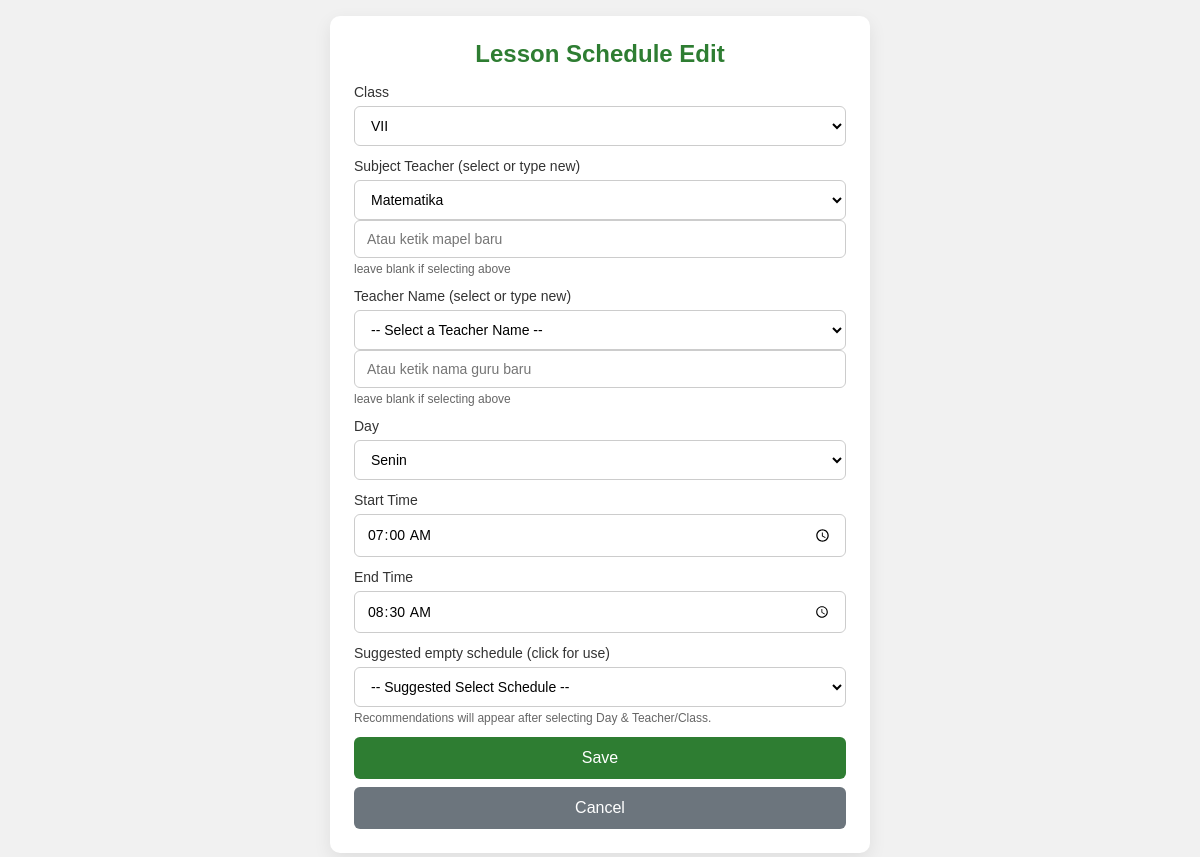
Page /php/edit_lesson.php?id=1 on the committed database.
### tables this page shows
CREATE TABLE `lesson_schedule` (
  `id` int(11) NOT NULL,
  `class` varchar(10) NOT NULL,
  `subject` varchar(100) NOT NULL,
  `teacher` varchar(100) NOT NULL,
  `day` varchar(20) NOT NULL,
  `time_start` time NOT NULL,
  `time_end` time NOT NULL
);

CREATE TABLE `users` (
  `id` int(11) NOT NULL,
  `name` varchar(100) NOT NULL,
  `subject` varchar(50) NOT NULL,
  `email` varchar(100) NOT NULL,
  `username` varchar(50) NOT NULL,
  `password` varchar(255) NOT NULL,
  `role` enum('teacher','headmaster') NOT NULL DEFAULT 'teacher'
);

### php/edit_lesson.php (the view, shortened to what this page needs)
<?php
if (isset($koneksi) && $koneksi instanceof mysqli) {
    $db = $koneksi;
} elseif (isset($conn) && $conn instanceof mysqli) {
    $db = $conn;
} else {
    $db = mysqli_connect('localhost','root','','smp');
    if (!$db) die("Koneksi fallback gagal: " . mysqli_connect_error());
}
$id = $_GET['id'] ?? '';
$sqlGet = "SELECT * FROM lesson_schedule WHERE id=?";
$stmt = mysqli_prepare($db, $sqlGet);
mysqli_stmt_bind_param($stmt, "i", $id);
mysqli_stmt_execute($stmt);
$res = mysqli_stmt_get_result($stmt);
$data = mysqli_fetch_assoc($res);
$teachers = [];
$q = mysqli_query($db, "SELECT id, name, subject FROM users WHERE role='teacher' ORDER BY name");
if ($q) {
    while ($r = mysqli_fetch_assoc($q)) {
        $teachers[] = $r;
    }
}
?>
<!doctype html>
<html lang="id">
<head>
</head>
<body>
<div class="card">
  <h2>Lesson Schedule Edit</h2>
  <form method="post" action="">
    <div class="form-group">
      <label for="class">Class</label>
      <select id="class" name="class" required>
        <option value="VII" <?php if($data['class']=='VII') echo 'selected'; ?>>VII</option>
      </select>
    </div>
    <div class="form-group">
      <label for="subject">Subject Teacher (select or type new)</label>
      <select id="subject" name="subject">
        <?php foreach($teachers as $t): ?>
          <option value="<?php echo htmlspecialchars($t['subject']); ?>"
            <?php if($data['subject']==$t['subject']) echo 'selected'; ?>>
            <?php echo htmlspecialchars($t['subject']); ?>
          </option>
        <?php endforeach; ?>
      </select>
      <input type="text" name="subject_new" placeholder="Atau ketik mapel baru" />
      <div class="note">leave blank if selecting above</div>
    </div>
    <div class="form-group">
      <label for="teacher">Teacher Name (select or type new)</label>
      <select id="teacher" name="teacher">
        <option value="">-- Select a Teacher Name --</option>
      </select>
      <input type="text" name="teacher_new" placeholder="Atau ketik nama guru baru" />
      <div class="note">leave blank if selecting above</div>
    </div>
    <div class="form-group">
      <label for="day">Day</label>
      <select id="day" name="day" required>
        <?php
          $days = ['Senin','Selasa','Rabu','Kamis','Jumat','Sabtu'];
          foreach ($days as $d) {
            $sel = ($data['day']==$d) ? 'selected':'';
            echo "<option value=\"$d\" $sel>$d</option>";
          }
        ?>
      </select>
    </div>
    <div class="form-group">
      <label for="time_start">Start Time</label>
      <input id="time_start" name="time_start" type="time" required
             value="<?php echo htmlspecialchars($data['time_start']); ?>" />
    </div>
    <div class="form-group">
      <label for="time_end">End Time</label>
      <input id="time_end" name="time_end" type="time" required
             value="<?php echo htmlspecialchars($data['time_end']); ?>" />
    </div>
    <div class="form-group suggestions">
      <label for="suggestions">Suggested empty schedule (click for use)</label>
      <select id="suggestions" class="form-control">
        <option value="">-- Suggested Select Schedule --</option>
      </select>
      <div class="note">Recommendations will appear after selecting Day & Teacher/Class.</div>
    </div>
    <button type="submit" class="btn">Save</button>
    <a href="lesson.php" class="btn secondary" style="text-decoration:none; display:block; text-align:center;">Cancel</a>
  </form>
</div>
</body>
</html>

### php/edit_lesson.php (style rules this page uses)
* { box-sizing: border-box; margin:0; padding:0; font-family: Arial, sans-serif; }
body { background:#f1f1f1; padding:16px; min-height:100vh; display:flex; align-items:center; justify-content:center; }
.card { width:100%; max-width:540px; background:#fff; padding:24px; border-radius:10px; box-shadow:0 6px 18px rgba(0,0,0,0.08); }
h2 { text-align:center; color:#2e7d32; margin-bottom:16px; }
.form-group { margin-bottom:12px; }
label { display:block; margin-bottom:6px; color:#333; font-size:14px; }
input[type="text"], input[type="time"], select { width:100%; padding:10px 12px; border-radius:6px; border:1px solid #ccc; font-size:14px; background:#fff; }
.btn { width:100%; padding:12px; background:#2e7d32; color:#fff; border:0; border-radius:6px; font-size:16px; cursor:pointer; }
.btn.secondary { background:#6c757d; margin-top:8px; }
.note { font-size:12px; color:#666; margin-top:4px; }
.suggestions { margin-top:8px; }

### rows in the picture
lesson_schedule: class "VII", subject "Matematika", time_start "07:00:00", time_end "08:30:00"

### other values in the picture
form field day "Senin"
